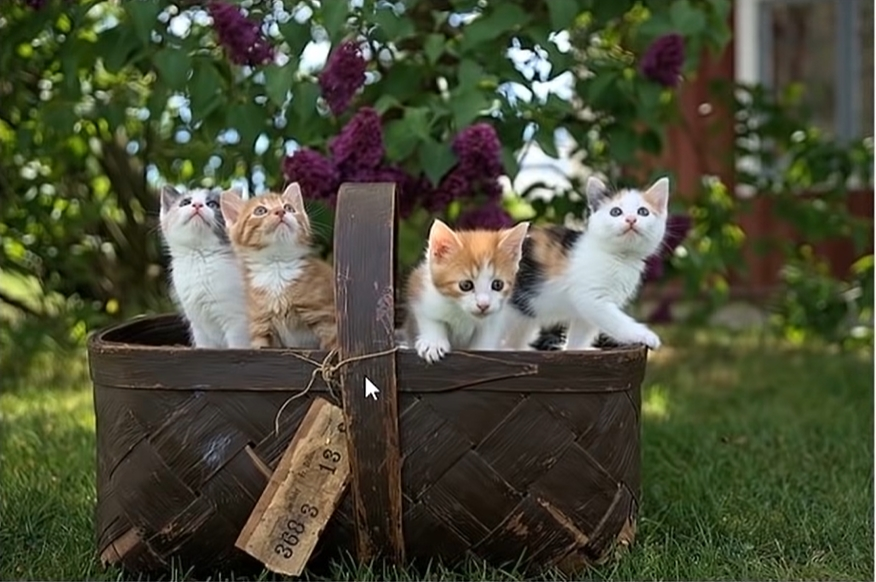
#> input picture OpenCV/photos/cat04.jpg, 876 x 582 px, found by its file name
$ python 12_histogram.py
#> lines starting #> are read from the running program, lines starting #| are printed output that depends on the picture; after the words box and inside, x2 and y2 are one past the last pixel; in counts of white or black regions, pixels touching at a corner belong together
import cv2 as cv
import numpy as np
import matplotlib.pyplot as plt

img = cv.imread('OpenCV/photos/cat04.jpg')
#> img is the input picture: shape (582, 876, 3); mean B, G, R 57, 78.2, 76
cv.imshow('Image', img)

blank = np.zeros(img.shape[:2], dtype='uint8')


# gray = cv.cvtColor(img, cv.COLOR_BGR2GRAY)
# cv.imshow('Gray', gray)

mask = cv.circle(blank, (img.shape[1]//2, img.shape[0]//2), 100, 255, -1)
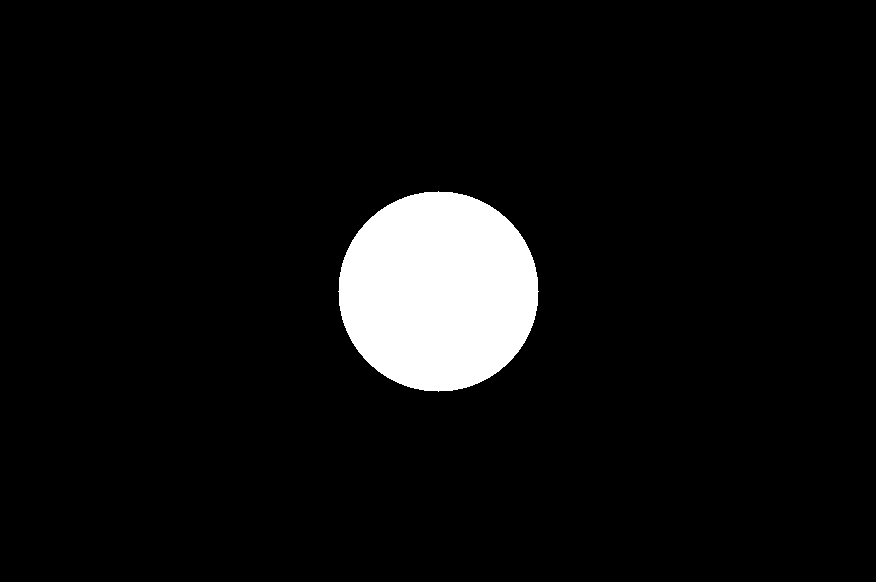
#> blank: shape (582, 876); 6.2% white; 1 white region, box (x1, y1, x2, y2) and area: (338, 191, 539, 392) 31417
cv.imshow('Circle', mask)


# mask=cv.bitwise_and(gray, gray, mask=circle)
masked=cv.bitwise_and(img, img, mask=mask)
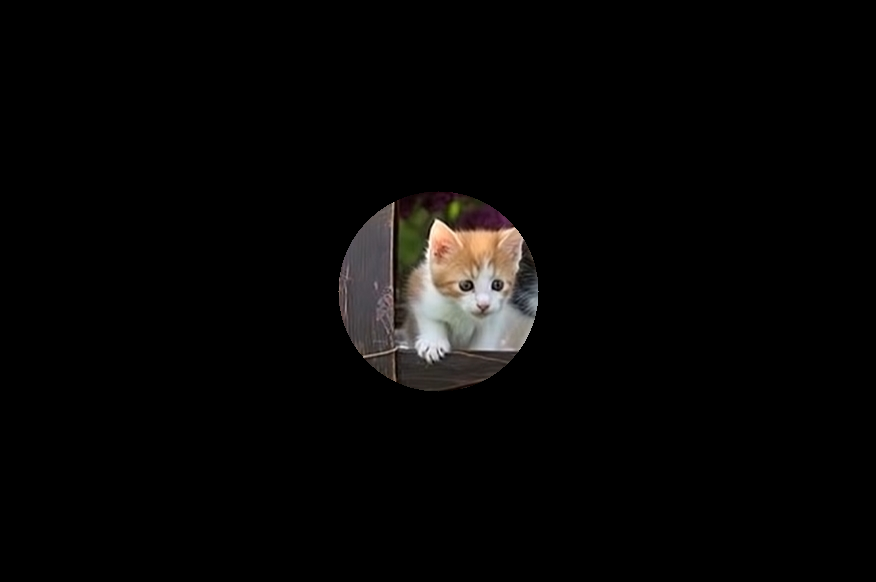
#> masked: shape (582, 876, 3); mean B, G, R 5.8, 6.3, 7
cv.imshow('Mask', masked)

# [13 lines of commented-out code are left out]

plt.figure()
plt.title('Colorscale_Histogram')
plt.xlabel('Bins')
plt.ylabel('# of pixels')
colors = ('b','g','r')


for i, col in enumerate(colors):
    hist = cv.calcHist([img], [i], mask, [256], [0,256])
    plt.plot(hist, color=col)
    plt.xlim([0,256])

plt.show()
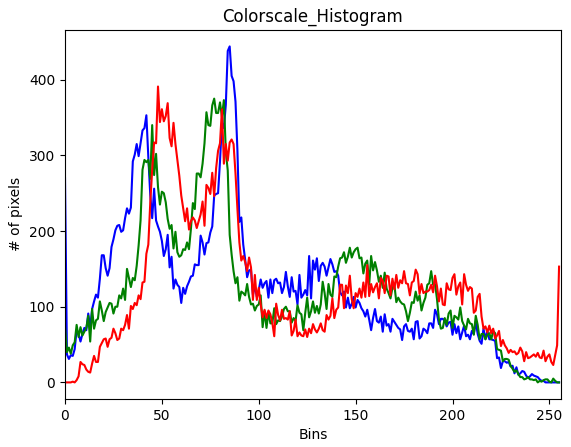
#> figure drawn by matplotlib, 1 panel; curve peaks at x = 85, y = 444; curve peaks at x = 77, y = 375; curve peaks at x = 48, y = 391
cv.waitKey(0)

$ run again, with OpenCV/photos/cat01.jpg copied over OpenCV/photos/cat04.jpg
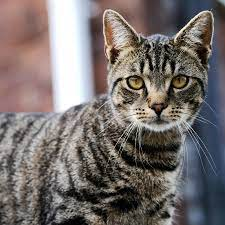
#> input picture OpenCV/photos/cat01.jpg, 225 x 225 px, found by its file name
#> img is the input picture: shape (225, 225, 3); mean B, G, R 108.7, 110.7, 118.2
#> `mask = cv.circle(blank, (img.shape[1]//2, img.shape[0]//2), 100, 255, ..`:
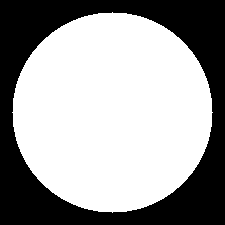
#> blank: shape (225, 225); 62.1% white; 1 black region, box (x1, y1, x2, y2) and area: (0, 0, 225, 225) 19208
#> `plt.show()`:
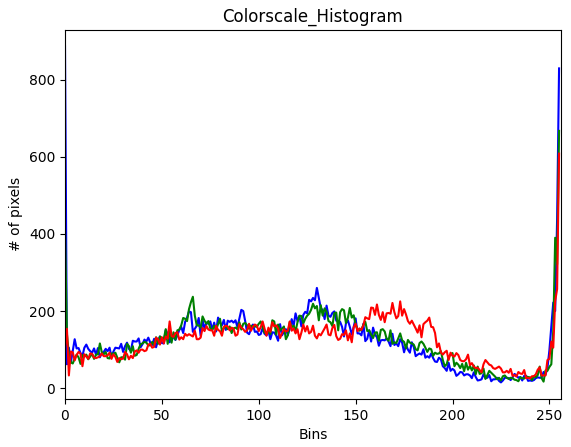
#> figure drawn by matplotlib, 1 panel; curve peaks at x = 0, y = 886; curve peaks at x = 255, y = 667; curve peaks at x = 255, y = 608

$ run again, with OpenCV/photos/cat03.jpg copied over OpenCV/photos/cat04.jpg
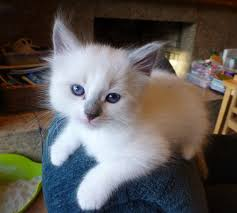
#> input picture OpenCV/photos/cat03.jpg, 237 x 213 px, found by its file name
#> img is the input picture: shape (213, 237, 3); mean B, G, R 87.5, 91.1, 96.2
#> `mask = cv.circle(blank, (img.shape[1]//2, img.shape[0]//2), 100, 255, ..`:
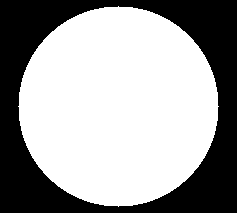
#> blank: shape (213, 237); 62.2% white; 1 black region, box (x1, y1, x2, y2) and area: (0, 0, 237, 213) 19064
#> `plt.show()`:
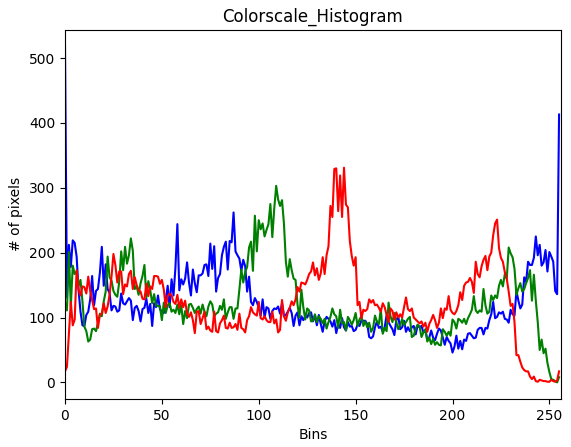
#> figure drawn by matplotlib, 1 panel; curve peaks at x = 0, y = 518; curve peaks at x = 109, y = 303; curve peaks at x = 144, y = 331

$ run again, with OpenCV/photos/cat05.jpg copied over OpenCV/photos/cat04.jpg
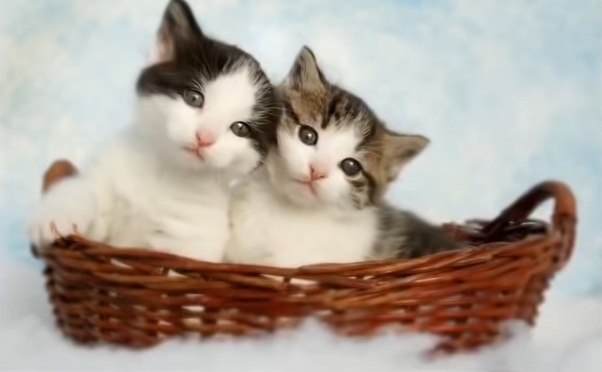
#> input picture OpenCV/photos/cat05.jpg, 602 x 372 px, found by its file name
#> img is the input picture: shape (372, 602, 3); mean B, G, R 154.2, 163.8, 174.4
#> `mask = cv.circle(blank, (img.shape[1]//2, img.shape[0]//2), 100, 255, ..`:
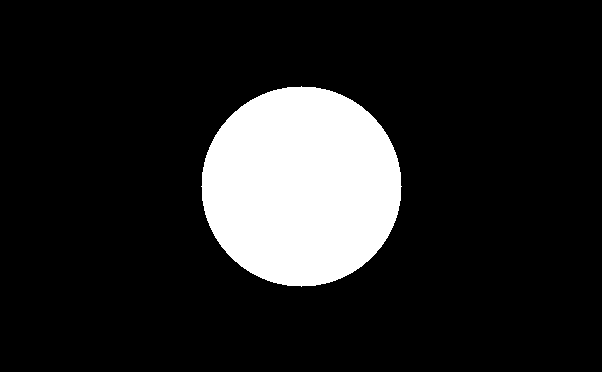
#> blank: shape (372, 602); 14% white; 1 white region, box (x1, y1, x2, y2) and area: (201, 86, 402, 287) 31417
#> `plt.show()`:
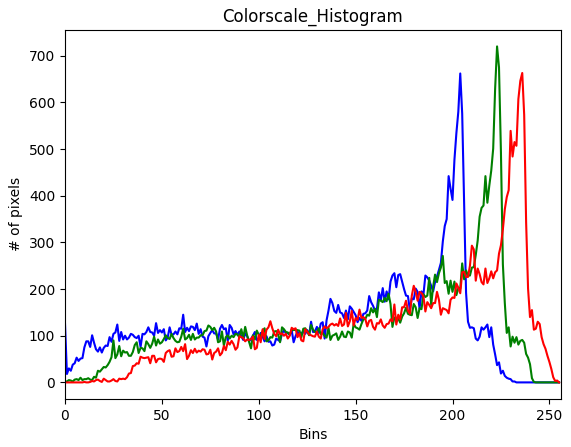
#> figure drawn by matplotlib, 1 panel; curve peaks at x = 204, y = 662; curve peaks at x = 223, y = 720; curve peaks at x = 236, y = 663
